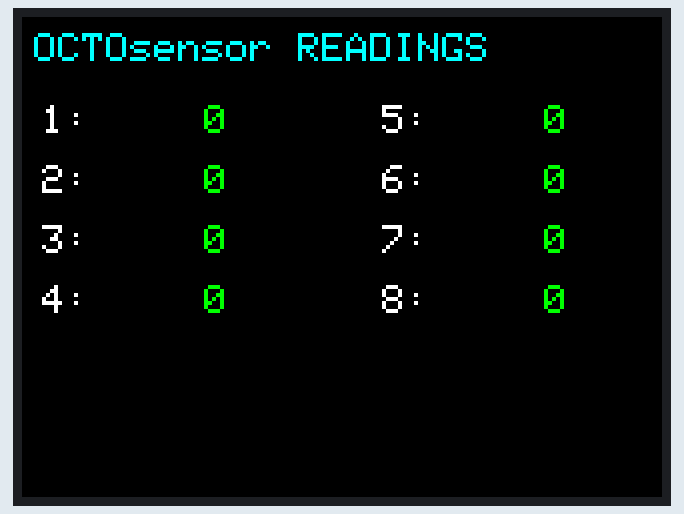
The sketch below on a simulated ESP32-S3. On the bench: 320×240 colour display. Random numbers use the default seed unless the sketch sets one; what the sketch prints to the serial monitor is not drawn.

Above: at 0.3 s.

The sketch:

OCTO_CENTRAL_v2025_TEMBED.ino
```cpp
///////////////////////////////////////////////////////////
//
//  O C T O  S E N S O R
//  A wireless system with 8 laser range finder modules
//  and a central unit to be used in interactive
//  art installations.
//
//  Project by Juliano Prado (2021) - Brazil
//
//  Revision: 03.2023
//  Display port to LilyGO T-Embed (ST7789 320x170): 08.2026
//
//  https://github.com/jupgit/octo-sensor
//
//  TF LUNA I2C VERSION
//
//  Colaborators:
//   Paulo Cesar Teles (PhD)
//   Klebert
//   Mariana Arias
//   Igor
//
//
///////////////////////////////////////////////////////////

///
///     C E N T R A L   -   L I L Y G O   T - E M B E D
///
//  NOTA: depois de gravar entrando no modo bootloader (BOOT+RESET),
//  aperte RESET uma vez para o sketch rodar.

// ARRAY WITH 8 SENSORS READINGS

int octoSensor[8] = {0, 0, 0, 0, 0, 0, 0, 0};
int previousOctoSensor[8] = {1023, 1023, 1023, 1023, 1023, 1023, 1023, 1023};

#include <esp_now.h>
#include <WiFi.h>

// ===========================================================
// DISPLAY  ->  LilyGO T-Embed  (ST7789 320x170, SPI)
// Substitui o antigo OLED SSD1306 (I2C).
// Os pinos do TFT sao definidos no User_Setup.h da TFT_eSPI
// (o mesmo que voce usou no exemplo TFT_Rainbow).
// ===========================================================
#include <SPI.h>
#include <TFT_eSPI.h>

TFT_eSPI tft = TFT_eSPI();

// Pinos de controle da placa T-Embed
#define PIN_POWER_ON   46   // habilita o trilho de alimentacao da placa
#define PIN_LCD_BL     15   // backlight do LCD

// Cores do layout
#define COL_TITLE   TFT_CYAN
#define COL_LABEL   TFT_WHITE
#define COL_VALUE   TFT_GREEN
#define COL_BG      TFT_BLACK

// REPLACE WITH THE MAC Address of your receiver
//uint8_t broadcastAddress[] = {0x7C, 0x9E, 0xBD, 0x45, 0xB3, 0xC0}; // OCTOSENSOR #4
uint8_t broadcastAddress[] = {0xC4, 0x4F, 0x33, 0x3E, 0xE7, 0x6D};

// CENTRAL T-EMBED


// Define variables to store readings to be sent
int octoCommand;
int octoNode;
int octoValue;

// Define variables to store incoming readings
int incomingCommand;
int incomingNode;
int incomingValue;

// Variable to store if sending data was successful
String success;

//Structure example to send data
//Must match the receiver structure
typedef struct struct_message {
    int comm;
    int node;
    int value;
} struct_message;

// Create a struct_message called BME280Readings to hold sensor readings
struct_message OCTOReadings;

// Create a struct_message to hold incoming sensor readings
struct_message incomingReadings;

esp_now_peer_info_t peerInfo;


//   TTTTT    X   X
//     T       X X
//     T        X
//     T       X X
//     T      X   X


// Callback when data is sent
void OnDataSent(const uint8_t *mac_addr, esp_now_send_status_t status) {
  //Serial.print("\r\nLast Packet Send Status:\t");
  //Serial.println(status == ESP_NOW_SEND_SUCCESS ? "Delivery Success" : "Delivery Fail");
  if (status ==0){
    success = "TX OK";
  }
  else{
    success = "TX Fail :(";
  }
}

//   RRRR    X   X
//   R   R    X X
//   RRRR      X
//   R R      X X
//   R  R    X   X

// Callback when data is received
// Assinatura compativel com core 2.0.x (mac) e 3.x (esp_now_recv_info_t)
#if ESP_ARDUINO_VERSION >= ESP_ARDUINO_VERSION_VAL(3, 0, 0)
void OnDataRecv(const esp_now_recv_info_t *recv_info, const uint8_t *incomingData, int len) {
#else
void OnDataRecv(const uint8_t *mac, const uint8_t *incomingData, int len) {
#endif
  memcpy(&incomingReadings, incomingData, sizeof(incomingReadings));
  //Serial.print("Bytes received: ");
  //Serial.println(len);
  incomingCommand = incomingReadings.comm;
  incomingNode = incomingReadings.node;
  incomingValue = incomingReadings.value;


//////////////////////////////////////////////////////////////////////////////////////
// REMOTE SENSOR VALUE into its position in Array
   octoSensor[incomingNode-1] = incomingValue;
//////////////////////////////////////////////////////////////////////////////////////

}


// *******************************************************
//
//                  S   E   T   U   P
//
// *******************************************************


void setup() {
  // Init Serial Monitor
  Serial.begin(115200);

  // ---- Display T-Embed ----
  pinMode(PIN_POWER_ON, OUTPUT);
  digitalWrite(PIN_POWER_ON, HIGH);   // liga a alimentacao da placa
  pinMode(PIN_LCD_BL, OUTPUT);
  digitalWrite(PIN_LCD_BL, HIGH);     // liga o backlight

  tft.init();
  tft.setRotation(1);                 // 320x170 paisagem
  drawStaticUI();                     // desenha titulo e rotulos fixos

  // Set device as a Wi-Fi Station
  WiFi.mode(WIFI_STA);

  // Init ESP-NOW
  if (esp_now_init() != ESP_OK) {
    //Serial.println("Error initializing ESP-NOW");
    return;
  }

  // Once ESPNow is successfully Init, we will register for Send CB to
  // get the status of Trasnmitted packet
  esp_now_register_send_cb(OnDataSent);

  // Register peer
  memcpy(peerInfo.peer_addr, broadcastAddress, 6);
  peerInfo.channel = 0;
  peerInfo.encrypt = false;

  // Add peer
  if (esp_now_add_peer(&peerInfo) != ESP_OK){
    //Serial.println("Failed to add peer");
    return;
  }
  // Register for a callback function that will be called when data is received
  esp_now_register_recv_cb(OnDataRecv);
}


// *******************************************************
//
//                    L  O   O   P
//
// *******************************************************


void loop() {

  /// TROCAR POR MILLIS
  getReadings();

  // Set values to send
  OCTOReadings.comm = octoCommand;
  OCTOReadings.node = octoNode;
  OCTOReadings.value = octoValue;

  // Send message via ESP-NOW
  esp_err_t result = esp_now_send(broadcastAddress, (uint8_t *) & OCTOReadings, sizeof(OCTOReadings));

  if (result == ESP_OK) {
    //Serial.println("Sent with success");
  }
  else {
    //Serial.println("Error sending the data");
  }

  isadoraOutput();

  updateDisplay();


  delay(25);
}


////
////
////  F U N C T I O N S
////
////


void getReadings(){
  octoCommand = 1;
  octoNode = 4;
  octoValue = int(millis()/1000);
  octoValue = random(200,1000);
}


void isadoraOutput() {

  //ISADORA

      for (int i=0; i<8; i++) {
        Serial.print(i+1,DEC); // Canal 1 do Isadora
        Serial.print(octoSensor[i]); // Envia sensor 1
        Serial.println(); //Send a value to eom

      }

      /*
      Serial.print(1,DEC); // Canal 1 do Isadora
      Serial.print(octoSensor[0]); // Envia sensor 1
      Serial.println(); //Send a value to eom

      Serial.print(2,DEC); // Canal 2 do Isadora
      Serial.print(octoSensor[1]); // Envia sensor 2
      Serial.println(); //Send a value to eom

      Serial.print(3,DEC); // Canal 2 do Isadora
      Serial.print(octoSensor[2]); // Envia sensor 2
      Serial.println(); //Send a value to eom


      Serial.print(4,DEC); // Canal 2 do Isadora
      Serial.print(octoSensor[3]); // Envia sensor 2
      Serial.println(); //Send a value to eom

      Serial.print(5,DEC); // Canal 2 do Isadora
      Serial.print(octoSensor[4]); // Envia sensor 2
      Serial.println(); //Send a value to eom

      Serial.print(6,DEC); // Canal 2 do Isadora
      Serial.print(octoSensor[5]); // Envia sensor 2
      Serial.println(); //Send a value to eom

      Serial.print(7,DEC); // Canal 2 do Isadora
      Serial.print(octoSensor[6]); // Envia sensor 2
      Serial.println(); //Send a value to eom

      Serial.print(8,DEC); // Canal 2 do Isadora
      Serial.print(octoSensor[7]); // Envia sensor 2
      Serial.println(); //Send a value to eom
*/


}


// ===========================================================
//  DISPLAY  (T-Embed / TFT_eSPI 320x170)
// ===========================================================

// Posicoes das duas colunas (1-4 na esquerda, 5-8 na direita)
#define ROW_Y0     44    // y da primeira linha
#define ROW_STEP   30    // espacamento vertical entre linhas
#define COL_L_LBL  10    // x do rotulo, coluna esquerda
#define COL_L_VAL  55    // x do valor,  coluna esquerda
#define COL_R_LBL  180   // x do rotulo, coluna direita
#define COL_R_VAL  225   // x do valor,  coluna direita

// Desenha titulo e rotulos fixos uma unica vez (evita flicker)
void drawStaticUI(){
  tft.fillScreen(COL_BG);

  tft.setTextSize(2);
  tft.setTextColor(COL_TITLE, COL_BG);
  tft.setCursor(6, 8);
  tft.print("OCTOsensor READINGS");

  tft.setTextColor(COL_LABEL, COL_BG);
  for (int i = 0; i < 4; i++) {
    tft.setCursor(COL_L_LBL, ROW_Y0 + i * ROW_STEP);
    tft.printf("%d:", i + 1);            // 1..4
    tft.setCursor(COL_R_LBL, ROW_Y0 + i * ROW_STEP);
    tft.printf("%d:", i + 5);            // 5..8
  }
}

// Escreve um valor com fundo, alinhado a direita e largura fixa
// (os espacos apagam digitos antigos -> sem flicker, sem clearScreen)
void printValue(int x, int y, int v){
  char buf[8];
  snprintf(buf, sizeof(buf), "%4d", v);
  tft.setCursor(x, y);
  tft.print(buf);
}

void updateDisplay(){
  // Apenas os valores sao redesenhados a cada loop
  tft.setTextSize(2);
  tft.setTextColor(COL_VALUE, COL_BG);

  for (int i = 0; i < 4; i++) {
    printValue(COL_L_VAL, ROW_Y0 + i * ROW_STEP, octoSensor[i]);       // 1..4
    printValue(COL_R_VAL, ROW_Y0 + i * ROW_STEP, octoSensor[i + 4]);   // 5..8
  }
}
```
